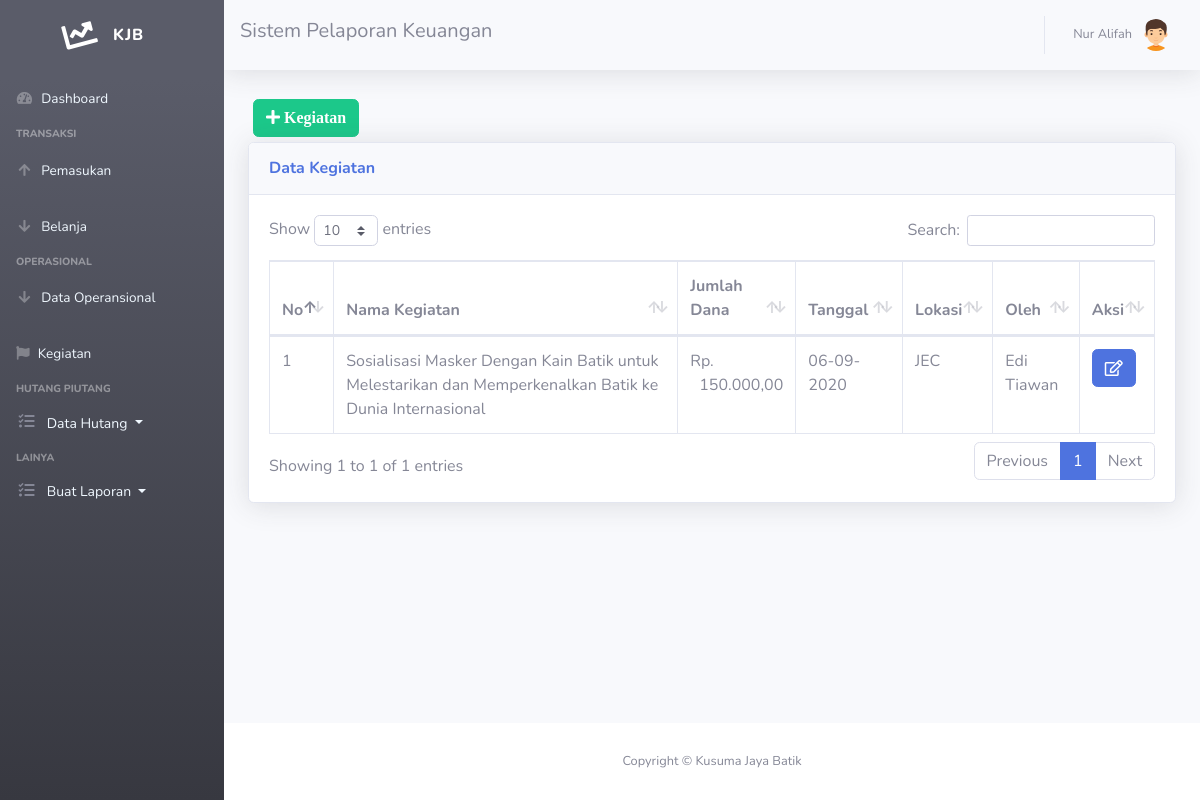
Screenshot of /kegiatan.php (signed in) with the database file from the repository.
### tables this page shows
CREATE TABLE `kegiatan` (
  `id_kegiatan` int(11) NOT NULL,
  `id_user` int(11) NOT NULL,
  `id_belanja` int(11) NOT NULL,
  `nama_kegiatan` varchar(255) NOT NULL,
  `tanggal` date NOT NULL,
  `lokasi` varchar(255) NOT NULL,
  `is_updatek` enum('0','1','','') NOT NULL
);

CREATE TABLE `belanja` (
  `id_belanja` int(11) NOT NULL,
  `id_user` int(11) NOT NULL,
  `tgl_pengeluaran` date NOT NULL,
  `jumlah` int(122) NOT NULL,
  `id_sumber` int(11) NOT NULL,
  `keterangan` varchar(255) NOT NULL,
  `is_update` enum('0','1','','') NOT NULL,
  `kt_update` text NOT NULL
);

CREATE TABLE `user` (
  `id_user` int(11) NOT NULL,
  `nama` varchar(40) NOT NULL,
  `username` varchar(40) NOT NULL,
  `password` varchar(40) NOT NULL,
  `no_tlp` char(20) NOT NULL,
  `email` varchar(40) NOT NULL,
  `jabatan` varchar(50) NOT NULL,
  `alamat` varchar(255) NOT NULL,
  `is_active` enum('0','1','','') NOT NULL,
  `is_hidden` enum('0','1','','') NOT NULL,
  `kdreset` int(11) NOT NULL
);

### kegiatan.php (the view, shortened to what this page needs)
<!DOCTYPE html>
<html lang="en">
<head>
  <link rel="stylesheet" href="https://cdnjs.cloudflare.com/ajax/libs/font-awesome/4.7.0/css/font-awesome.min.css">
  <link href="vendor/fontawesome-free/css/all.min.css" rel="stylesheet" type="text/css">
  <link href="css/sb-admin-2.min.css" rel="stylesheet">
  <link href="vendor/datatables/dataTables.bootstrap4.min.css" rel="stylesheet">
</head>
<body id="page-top">
<?php require 'sidebar.php'; ?>
      <div id="content">
<?php require 'navbar.php'; ?>
        <div class="container-fluid">
<button type="button" class="btn btn-success" style="margin:5px" data-toggle="modal" data-target="#myModalTambah"><i class="fa fa-plus"> Kegiatan</i></button><br>
          <div class="card shadow mb-4">
            <div class="card-header py-3">
              <h6 class="m-0 font-weight-bold text-primary">Data Kegiatan</h6>
            </div>
            <div class="card-body">
              <div class="table-responsive">
                <table class="table table-bordered" id="dataTable" width="100%" cellspacing="0">
                  <thead>
                    <tr>
                      <th>No</th>
                      <th>Nama Kegiatan</th>
                      <th>Jumlah Dana</th>
                      <th>Tanggal</th>
                      <th>Lokasi</th>
                      <th>Oleh</th>
                      <th>Aksi</th>
                    </tr>
                  </thead>
                  <tbody>
				  <?php
$query = mysqli_query($koneksi,"SELECT * FROM kegiatan INNER JOIN belanja INNER JOIN user WHERE kegiatan.id_belanja = belanja.id_belanja AND belanja.id_belanja = kegiatan.id_belanja AND user.id_user = kegiatan.id_user AND kegiatan.id_user = user.id_user");
$nos = 1;
while ($data = mysqli_fetch_assoc($query))
{
?>
    <?php if ($data['is_updatek']!=1): ?>
                    <tr>
                      <?php $tgl = date('d-m-Y', strtotime($data['tanggal'])); ?>
                    	<td><?=$nos++?></td>
                      <td><?=$data['nama_kegiatan']?></td>
                      <td>Rp. <span style="float: right; text-align: right;"><?=number_format($data['jumlah'],2,',','.');?></span></td>
                      <td><?=$tgl?></td>
                      <td><?=$data['lokasi']?></td>
                      <td><?=$data['nama']?></td>
					  <td>
<a href="#" type="button" class=" fa fa-edit btn btn-primary btn-md" data-toggle="modal" data-target="#myModal<?php echo $data['id_kegiatan']; ?>"></a>
</tr>
<?php endif ?>
  </div>
<?php
}
?>
              </div>
            </div>
          </div>
        </div>
      </div>
<?php require 'footer.php'?>
    </div>
</body>
</html>

### rows the page displays
kegiatan: nama_kegiatan "Sosialisasi Masker Dengan Kain Batik untuk Melestarikan dan Memperkenalkan Batik ke Dunia Internasional", id_belanja.jumlah "150.000,00", tanggal "06-09-2020", lokasi "JEC", id_user.nama "Edi Tiawan"

### other values shown
$_SESSION['nama'] "Nur Alifah"
